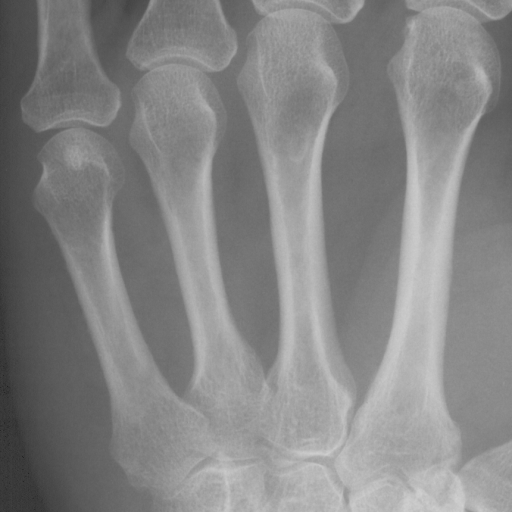
#> input picture exercises/ex1-IntroductionToImageAnalysis/data/metacarpals.png, 512 x 512 px, found by its file name
$ python 'Exercise 1.py'
#> lines starting #> are read from the running program, lines starting #| are printed output that depends on the picture; after the words box and inside, x2 and y2 are one past the last pixel; in counts of white or black regions, pixels touching at a corner belong together; long printed decimals are rounded
from skimage import color, io, measure, img_as_ubyte
from skimage.measure import profile_line
from skimage.transform import rescale, resize
import matplotlib.pyplot as plt
import numpy as np
import pydicom as dicom

# Directory containing data and images
in_dir = "C:/Users/lukas/OneDrive/Uni/Billedanalyse/DTUImageAnalysis-main/DTUImageAnalysis-main/exercises/ex1-IntroductionToImageAnalysis/data/"

# X-ray image
im_name = "metacarpals.png"

# Read the image.
# Here the directory and the image name is concatenated
# by "+" to give the full path to the image.
im_org = io.imread(in_dir + im_name)
#> im_org is the input picture: shape (512, 512); min 32, max 208, mean 132.8

print(im_org.shape)
#| (512, 512)

print(im_org.dtype)
#| uint8

# [7 lines of commented-out code are left out]

min_pix = print(np.amin(im_org))
#| 32
max_pix = print(np.amax(im_org))
#| 208

# [7 lines of commented-out code are left out]

h = plt.hist(im_org.ravel(), bins=256)
bin_no = 100
count = h[0][bin_no]
#> count = 1147
print(f"There are {count} pixel values in bin {bin_no}")
#| There are 1147.0 pixel values in bin 100

bin_left = h[1][bin_no]
#> bin_left = 100.8
bin_right = h[1][bin_no + 1]
#> bin_right = 101.4
print(f"Bin edges: {bin_left} to {bin_right}")
#| Bin edges: 100.75 to 101.4375

bin_max = np.argmax(h[0])
#> bin_max = 117
bin_max_value = max(h[0])
#> bin_max_value = 5848
print(f"Bin number {bin_max} has the most common range of intensities with {bin_max_value} pixel values")
#| Bin number 117 has the most common range of intensities with 5848.0 pixel values

r = 110
c = 90
im_val = im_org[r, c]
#> im_val = 120
print(f"The pixel value at (r,c) = ({r}, {c}) is: {im_val}")
#| The pixel value at (r,c) = (110, 90) is: 120

im_org[:30] = 0
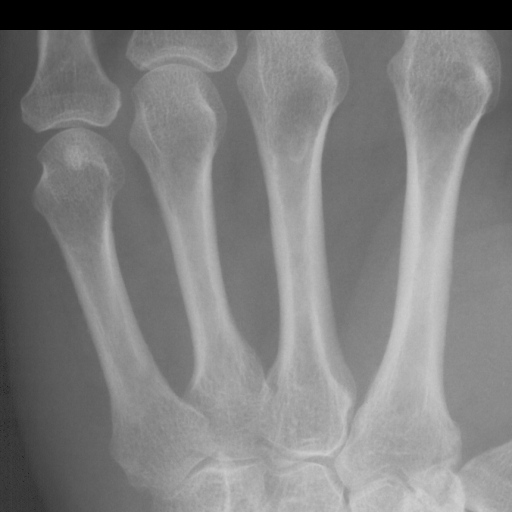
#> im_org: shape (512, 512); 5.86% of pixels changed, all inside (x1, y1, x2, y2) = (0, 0, 512, 30)
#io.imshow(im_org)
#io.show()

mask = im_org > 150
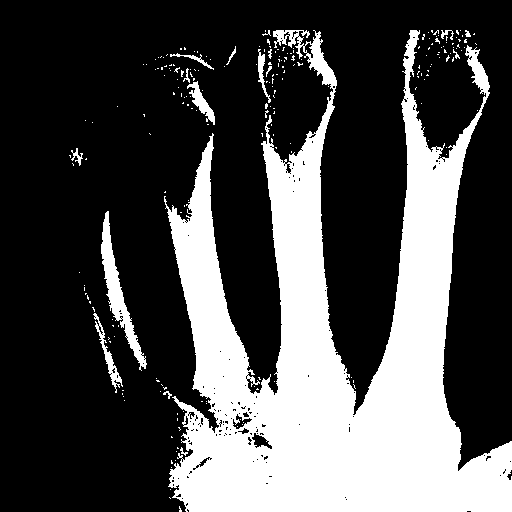
#> mask: shape (512, 512) bool; 29.9% white; 220 white regions (204 under 20 px), largest, box (x1, y1, x2, y2) and area: (164, 30, 512, 512) 74409, (101, 211, 147, 371) 1687, (93, 313, 123, 393) 423
#io.imshow(mask)
#io.show()

im_org[mask] = 255
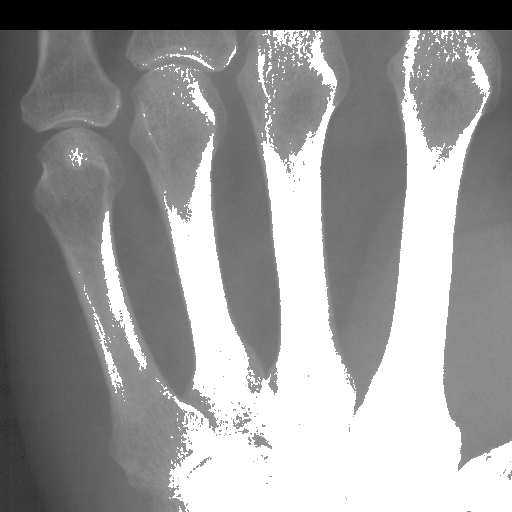
#> im_org: shape (512, 512); min 0, max 255, mean 151
#io.imshow(im_org)
#io.show()

im2_name = "ardeche.jpg"
im2_org = io.imread(in_dir + im2_name)
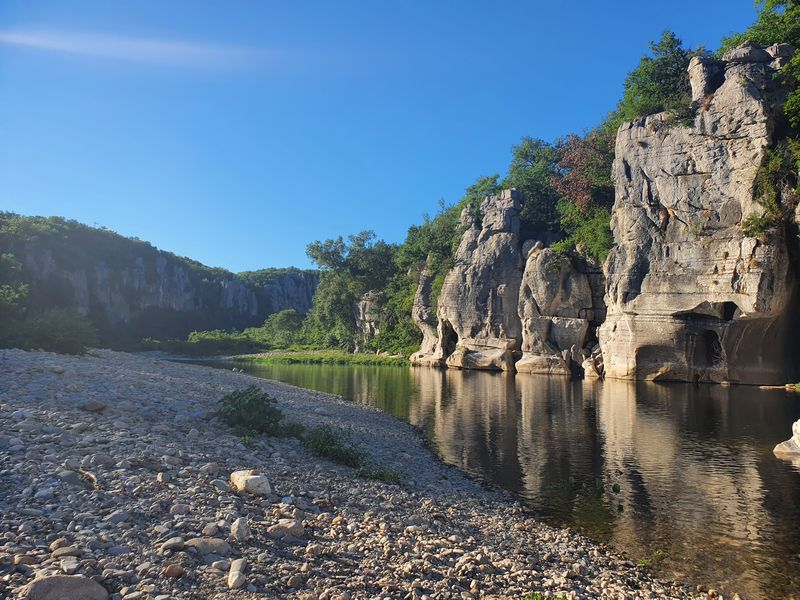
#> input picture exercises/ex1-IntroductionToImageAnalysis/data/ardeche.jpg, 800 x 600 px, found by its file name
#> im2_org is the input picture: shape (600, 800, 3); mean R, G, B 94.1, 113.1, 129.5
print(im2_org.shape)
#| (600, 800, 3)
print(im2_org.dtype)
#| uint8

#io.imshow(im2_org)
#plt.title('Ardeche image')
#io.show()

r = 110
c = 90
im_val = im2_org[r, c]
#> im_val = [119, 178, 238]
print(f"The pixel value at (r,c) = ({r}, {c}) is: {im_val}")
#| The pixel value at (r,c) = (110, 90) is: [119 178 238]

rows = im2_org.shape[0]
#> rows = 600
columns = im2_org.shape[1]
#> columns = 800
r_2 = int(rows / 2)
#> r_2 = 300

im2_org[0:r_2] = [0, 255, 0]
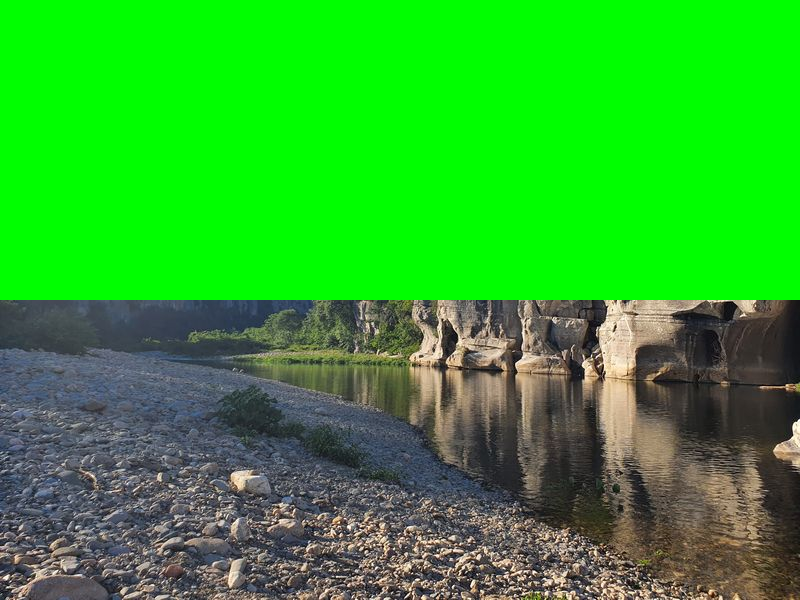
#> im2_org: shape (600, 800, 3); mean R, G, B 45.9, 172.2, 42.6
#io.imshow(im2_org)
#io.show()

im3_name = "test.jpg"
im3_org = io.imread(in_dir + im3_name)
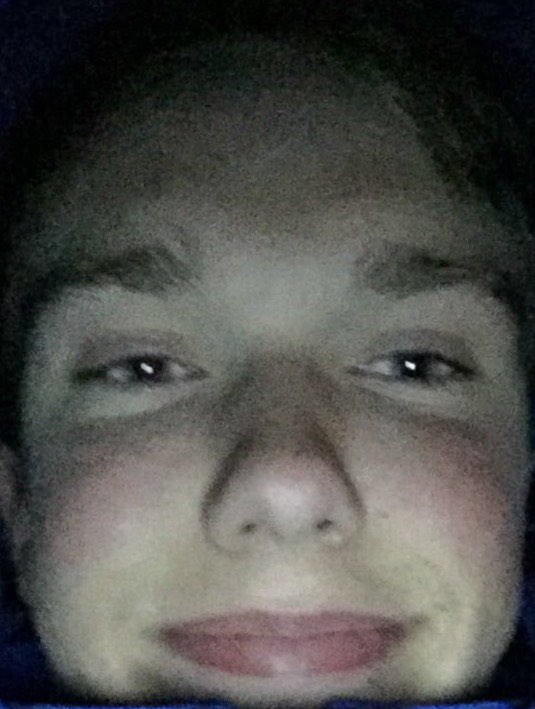
#> input picture exercises/ex1-IntroductionToImageAnalysis/data/test.jpg, 535 x 709 px, found by its file name
#> im3_org is the input picture: shape (709, 535, 3); mean R, G, B 78.7, 78.6, 75.1
print(im3_org.shape)
#| (709, 535, 3)
print(im3_org.dtype)
#| uint8

#io.imshow(im3_org)
#io.show()

image_rescaled = rescale(im3_org, 0.25, anti_aliasing=True, channel_axis=2)
#io.imshow(image_rescaled)
#io.show()
print(image_rescaled.shape)
#| (177, 134, 3)
print(image_rescaled.dtype)
#| float64

im_val = image_rescaled[r, c]
#> im_val = [0.514, 0.498, 0.463]
print(f"The pixel value at (r,c) = ({r}, {c}) is: {im_val}")
#| The pixel value at (r,c) = (110, 90) is: [0.5144 0.4982 0.4631]

column = (400 / im3_org.shape[1]) * im3_org.shape[0]
#> column = 530.1

image_resized = resize(im3_org, (column, 400), anti_aliasing=True)
#io.imshow(image_resized)
#io.show()
print(image_resized.shape)
#| (530, 400, 3)

im3_gray = color.rgb2gray(im3_org)
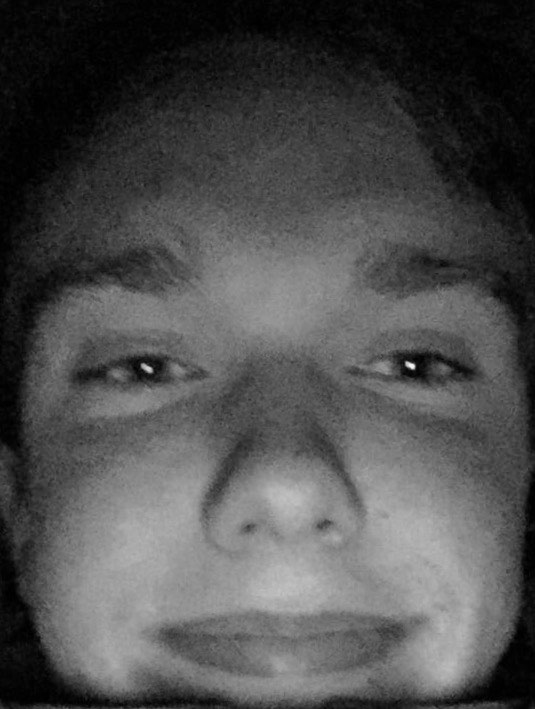
#> im3_gray: shape (709, 535) float64; min 0, max 0.958, mean 0.307
im_byte = img_as_ubyte(im3_gray)

#plt.hist(im3_gray.ravel(), bins=256)
#plt.title('Image histogram')
#io.show()

#> (the run stopped early here; a loop or call above may not have finished)
